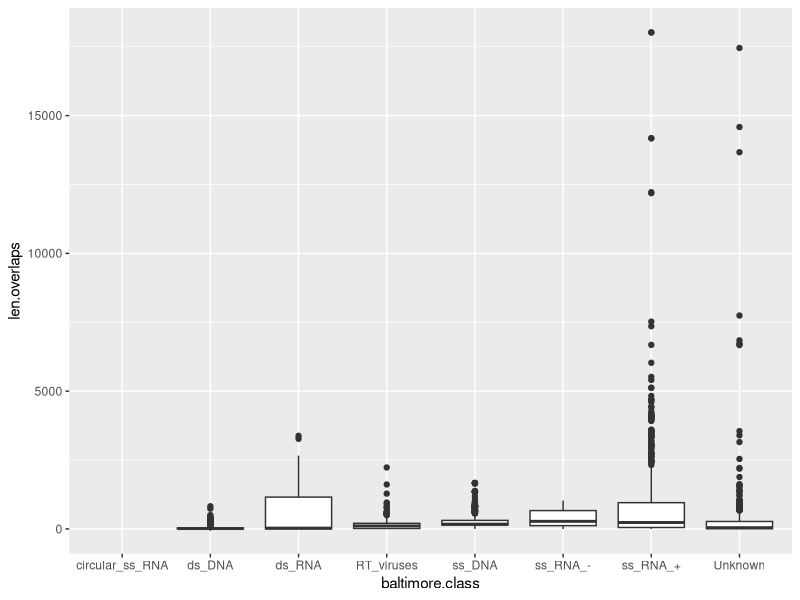
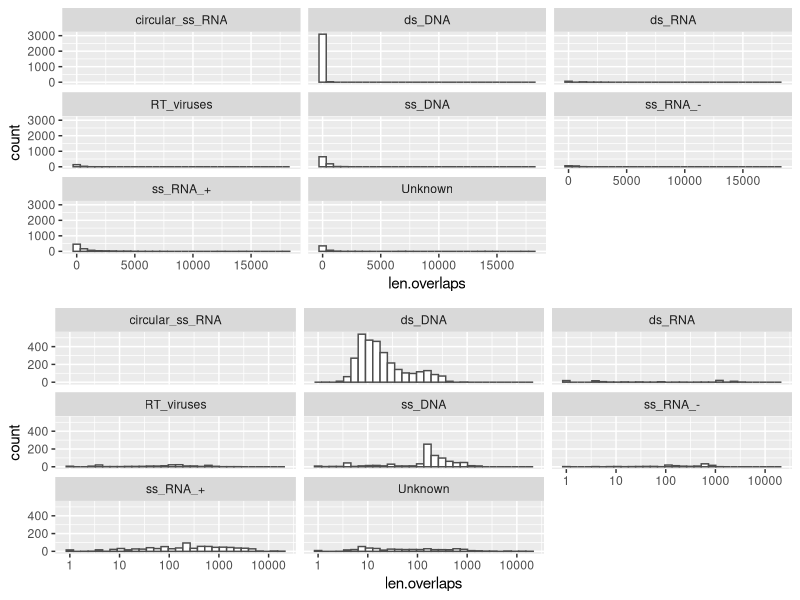
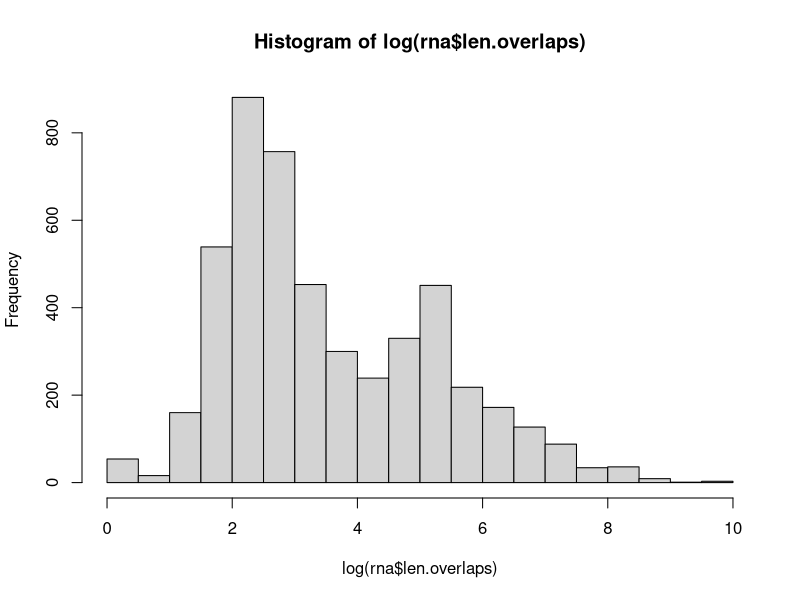
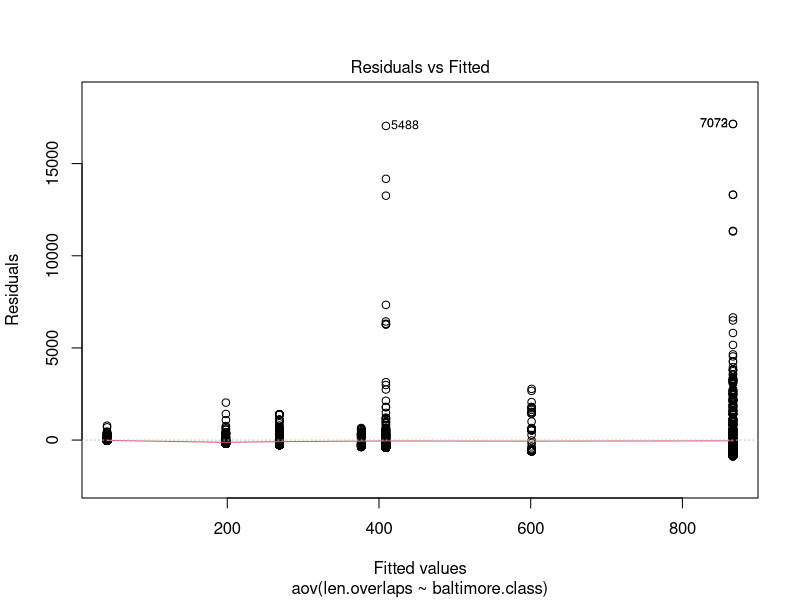
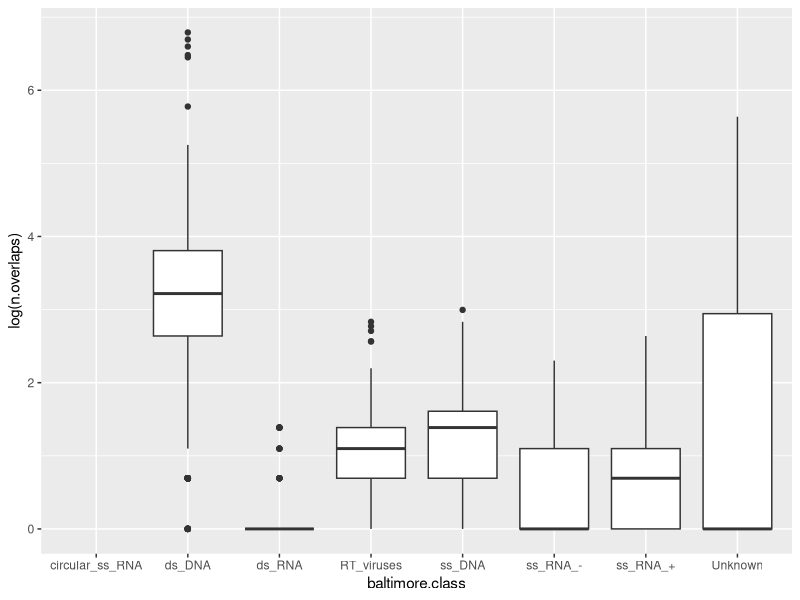
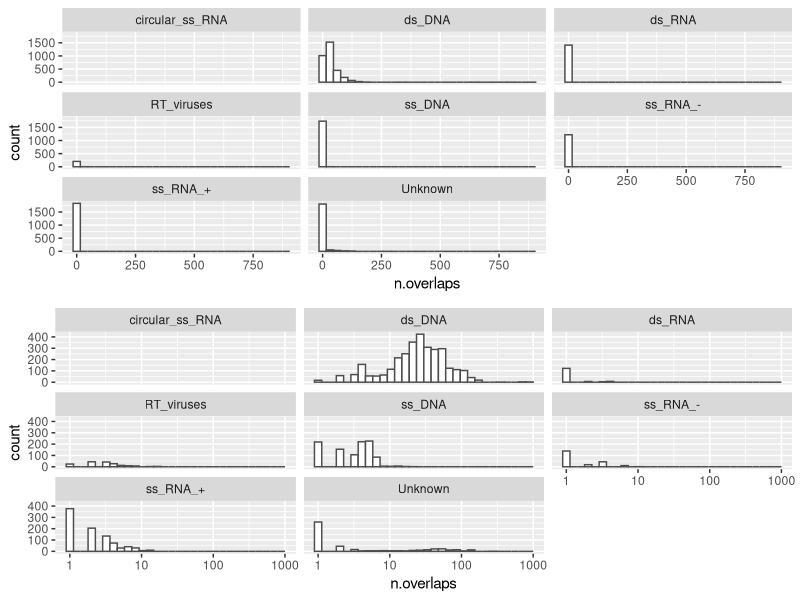

R code for these plots, in order: (Note: this script raises an error after producing the figures.)
setwd('~/Projects/ovrf-review/data/Baltimore')
virus <- read.csv('species_file_baltimore2.csv')

library(ggplot2)
library(gridExtra)
library(dplyr)

# OVERLAP LENGTH 
tapply(virus$len.overlaps, virus$baltimore.class, summary)

# Boxplot
ggplot(virus, aes(baltimore.class, len.overlaps)) + geom_boxplot()

# Histograms
p1 <- ggplot(virus, aes(len.overlaps)) + 
  geom_histogram(fill = "white", color = "grey30") +
  facet_wrap(~ baltimore.class)

p2 <- ggplot(virus, aes(len.overlaps)) + 
  geom_histogram(fill = "white", color = "grey30") +
  facet_wrap(~ baltimore.class) +
  scale_x_log10()

grid.arrange(p1, p2, nrow=2)

rna<- subset(virus, xor(baltimore.class == "ds_DNA", baltimore.class == "ss_RNA_-"))

rna<- subset(virus, xor(Molecule.type == "DNA", Molecule.type == "RNA"))

wilcox.test(len.overlaps ~ Molecule.type, data = rna)


dna<- subset(virus, Molecule.type == "DNA")
rna_hist <- hist(log(rna$len.overlaps))

# ANOVA of overlap length between baltimore classes
sum <- aggregate(virus$len.overlaps, by=virus["baltimore.class"], FUN=summary, na.rm = T)
res.aov <- aov(len.overlaps ~ baltimore.class, data = virus) 
summary(res.aov) # Is significant
TukeyHSD(res.aov)
plot(res.aov, 1) # Outliers possibly affecting normality and homogenity if variance

# Grapping dsDNA info
dsdna<- subset(virus, baltimore.class == "ds_DNA")
test <-grepl("Caudovirales", dsdna$Taxonomy) #Which are Bacteriophages
table(test)

#Long overlaps
subset(virus, len.overlaps > 5000)


# NUMBER OF OVERLAPS
tapply(virus$n.overlaps, virus$baltimore.class, summary)
tapply(virus$n.overlaps, virus$baltimore.class, sum, na.rm = T)

library(ggpubr)
ggplot(virus, aes(baltimore.class, log(n.overlaps))) + geom_boxplot()

p1 <- ggplot(virus, aes(n.overlaps)) + 
  geom_histogram(fill = "white", color = "grey30") +
  facet_wrap(~ baltimore.class)

p2 <- ggplot(virus, aes(n.overlaps)) + 
  geom_histogram(fill = "white", color = "grey30") +
  facet_wrap(~ baltimore.class) +
  scale_x_log10()

grid.arrange(p1, p2, nrow=2)

sum <- aggregate(virus$n.overlaps, by=virus["baltimore.class"], FUN=summary, na.rm = T)

kruskal.test(log(n.overlaps) ~ baltimore.class, data=virus) # There is a significant difference between groups

sum2 <- aggregate(virus$n.overlaps, by=virus["baltimore.class"], FUN=summary, na.rm = T)
pairwise.wilcox.test(virus$n.overlaps, virus$baltimore.class, p.adjust.method = "BH")


# Summary by group
group_by(virus, baltimore.class) %>%
  summarise(
    count = n(), 
    mean = mean(n.overlaps, na.rm= T),
    sd = sd(n.overlaps, na.rm = T),
    median = median(n.overlaps, na.rm = T),
    IQR=IQR(n.overlaps, na.rm = T)
  )
